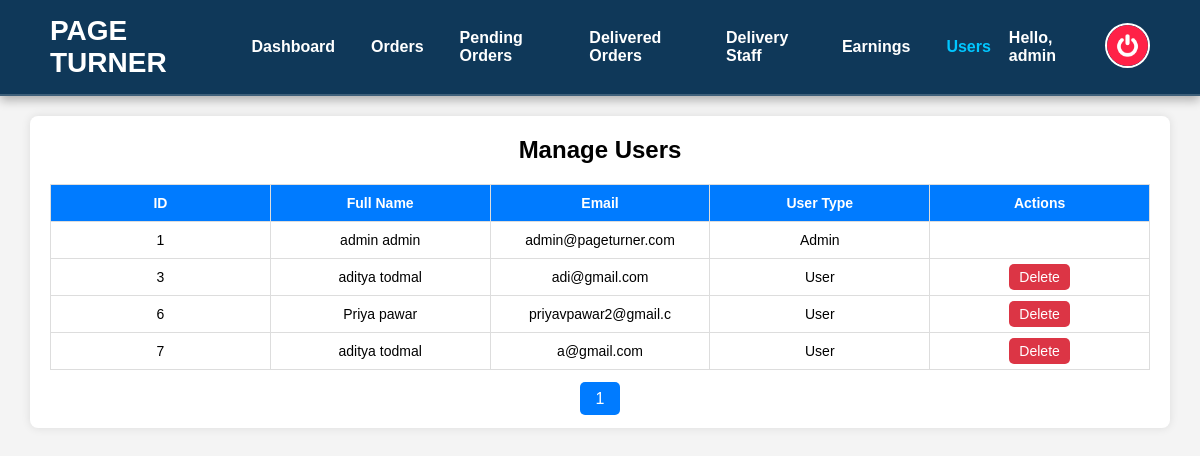
The page /admin_manage_users.php (signed in) on the database as committed earlier.
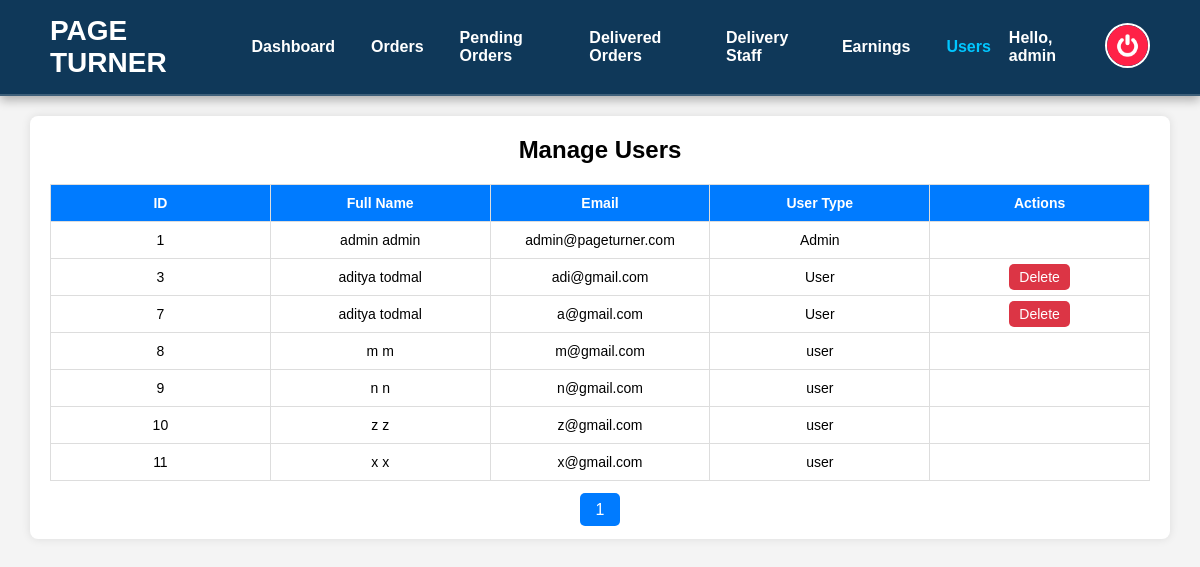
The same page on the database as committed later.
### tables this page shows
CREATE TABLE `users_info` (
  `Id` int(100) NOT NULL,
  `name` varchar(20) NOT NULL,
  `surname` varchar(20) NOT NULL,
  `username` varchar(30) NOT NULL,
  `email` varchar(20) NOT NULL,
  `password` varchar(20) NOT NULL,
  `user_type` varchar(20) NOT NULL DEFAULT 'user',
  `address` varchar(255) NOT NULL,
  `district` varchar(100) DEFAULT NULL,
  `taluka` varchar(100) DEFAULT NULL,
  `state` varchar(100) NOT NULL,
  `country` varchar(100) NOT NULL DEFAULT 'India',
  `pincode` varchar(10) NOT NULL
);

### admin_manage_users.php (the view, shortened to what this page needs)
<?php
include 'config.php';
$query = mysqli_query($conn, "SELECT COUNT(*) AS total_users FROM users_info");
$result = mysqli_fetch_assoc($query);
$total_users = $result['total_users'];
$limit = 10;
$page = isset($_GET['page']) ? $_GET['page'] : 1;
$start = ($page - 1) * $limit;
$sql = "SELECT id, name, surname, email, user_type FROM users_info LIMIT $start, $limit";
$result = mysqli_query($conn, $sql);
$total_pages = ceil($total_users / $limit);
?>
<!DOCTYPE html>
<html lang="en">
<head>
</head>
<body>
<?php include 'admin_header.php'; ?>
<div class="container">
    <h2>Manage Users</h2>
    <div class="table-wrapper">
        <table>
            <thead>
                <tr>
                    <th>ID</th>
                    <th>Full Name</th>
                    <th>Email</th>
                    <th>User Type</th>
                    <th>Actions</th>
                </tr>
            </thead>
            <tbody>
                <?php while ($row = mysqli_fetch_assoc($result)) { ?>
                    <tr>
                        <td><?php echo $row['id']; ?></td>
                        <td><?php echo htmlspecialchars($row['name'] . ' ' . $row['surname']); ?></td>
                        <td><?php echo htmlspecialchars($row['email']); ?></td>
                        <td><?php echo htmlspecialchars($row['user_type']); ?></td>
                        <td>
                            <?php if ($row['user_type'] == 'User') { ?>
                                <a href="admin_manage_users.php?delete=<?php echo $row['id']; ?>" class="action-btn delete-btn" onclick="return confirm('Are you sure you want to delete this user?')">Delete</a>
                            <?php } ?>
                        </td>
                    </tr>
                <?php } ?>
            </tbody>
        </table>
    </div>
    <div class="pagination">
        <?php for ($i = 1; $i <= $total_pages; $i++) { ?>
            <a href="admin_manage_users.php?page=<?php echo $i; ?>"><?php echo $i; ?></a>
        <?php } ?>
    </div>
</div>
</body>
</html>

Rows that differ between the two databases and show on the page:
removed users_info: Id "6", name+surname "Priya pawar", email "priyavpawar2@gmail.c", user_type "User"
added users_info: Id "8", name+surname "m m", email "m@gmail.com", user_type "user"
added users_info: Id "9", name+surname "n n", email "n@gmail.com", user_type "user"
added users_info: Id "10", name+surname "z z", email "z@gmail.com", user_type "user"
added users_info: Id "11", name+surname "x x", email "x@gmail.com", user_type "user"
